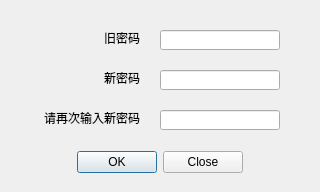
<?xml version="1.0" encoding="UTF-8"?>
<ui version="4.0">
 <class>Form</class>
 <widget class="QWidget" name="Form">
  <property name="geometry">
   <rect>
    <x>0</x>
    <y>0</y>
    <width>320</width>
    <height>192</height>
   </rect>
  </property>
  <property name="windowTitle">
   <string>修改密码</string>
  </property>
  <widget class="QLabel" name="label">
   <property name="geometry">
    <rect>
     <x>40</x>
     <y>30</y>
     <width>100</width>
     <height>16</height>
    </rect>
   </property>
   <property name="text">
    <string>旧密码</string>
   </property>
   <property name="alignment">
    <set>Qt::AlignRight|Qt::AlignTrailing|Qt::AlignVCenter</set>
   </property>
  </widget>
  <widget class="QLabel" name="label_2">
   <property name="geometry">
    <rect>
     <x>40</x>
     <y>70</y>
     <width>100</width>
     <height>16</height>
    </rect>
   </property>
   <property name="text">
    <string>新密码</string>
   </property>
   <property name="alignment">
    <set>Qt::AlignRight|Qt::AlignTrailing|Qt::AlignVCenter</set>
   </property>
  </widget>
  <widget class="QLabel" name="label_3">
   <property name="geometry">
    <rect>
     <x>40</x>
     <y>110</y>
     <width>100</width>
     <height>16</height>
    </rect>
   </property>
   <property name="text">
    <string>请再次输入新密码</string>
   </property>
   <property name="alignment">
    <set>Qt::AlignRight|Qt::AlignTrailing|Qt::AlignVCenter</set>
   </property>
  </widget>
  <widget class="QLineEdit" name="uPwdEdit">
   <property name="geometry">
    <rect>
     <x>160</x>
     <y>30</y>
     <width>120</width>
     <height>20</height>
    </rect>
   </property>
  </widget>
  <widget class="QLineEdit" name="newPwdEdit">
   <property name="geometry">
    <rect>
     <x>160</x>
     <y>70</y>
     <width>120</width>
     <height>20</height>
    </rect>
   </property>
  </widget>
  <widget class="QLineEdit" name="newPwdEdit2">
   <property name="geometry">
    <rect>
     <x>160</x>
     <y>110</y>
     <width>120</width>
     <height>20</height>
    </rect>
   </property>
  </widget>
  <widget class="QDialogButtonBox" name="buttonBox">
   <property name="geometry">
    <rect>
     <x>60</x>
     <y>150</y>
     <width>200</width>
     <height>24</height>
    </rect>
   </property>
   <property name="standardButtons">
    <set>QDialogButtonBox::Close|QDialogButtonBox::Ok</set>
   </property>
   <property name="centerButtons">
    <bool>true</bool>
   </property>
  </widget>
 </widget>
 <resources/>
 <connections/>
</ui>
